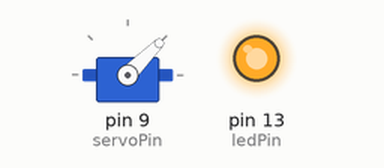
A sketch run on a simulated Arduino Uno, built with avr-gcc and run on an emulated ATmega328P. On the bench: servo, output pins drawn as LEDs (lit = HIGH). Random numbers use the default seed unless the sketch sets one; EEPROM starts erased.

Above: at 0.1 s.
At 1.0 s:
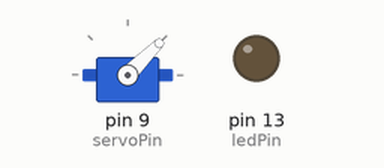
At 1.9 s:
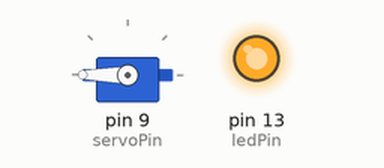
Timing chart, 0 to 3.4 s (numbered marks = the images above):
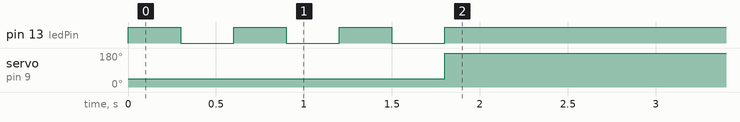

The sketch:

duino_Uno_R4_Minima_Mini_Servo_Test_Code_copy_20260823124203.ino
```cpp
#include <Servo.h>
#include <EEPROM.h>

Servo myServo;

const int servoPin = 9;
const int ledPin = 13;

const int angleRock = 0;
const int anglePaper = 90;
const int angleScissors = 180;

void setup() {
  myServo.attach(servoPin);
  pinMode(ledPin, OUTPUT);

  myServo.write(45);

  // Read the last saved value from permanent memory
  byte storedVal = EEPROM.read(0);

  // Advance memory by a prime number (+37) so it scrambles the starting point
  EEPROM.write(0, storedVal + 37);

  // Use the memory value + electrical noise to seed the random engine
  randomSeed(storedVal + analogRead(A5));

  // --- COUNTDOWN PHASE (3 flashes) ---
  for (int i = 0; i < 3; i++) {
    digitalWrite(ledPin, HIGH);
    delay(300);
    digitalWrite(ledPin, LOW);
    delay(300);
  }

  // Now random() starts at a completely different place every time you reset
  int computerChoice = random(0, 3);

  if (computerChoice == 0) {
    myServo.write(angleRock);    // Rock
  }
  else if (computerChoice == 1) {
    myServo.write(anglePaper);   // Paper
  }
  else {
    myServo.write(angleScissors);// Scissors
  }

  digitalWrite(ledPin, HIGH); // Lock LED ON
}

void loop() {
  // Empty. Press reset to play again!
}
```

Measured:
- by itself, servo on pin 9 (servoPin): 45° → 180° at 1.8 s
